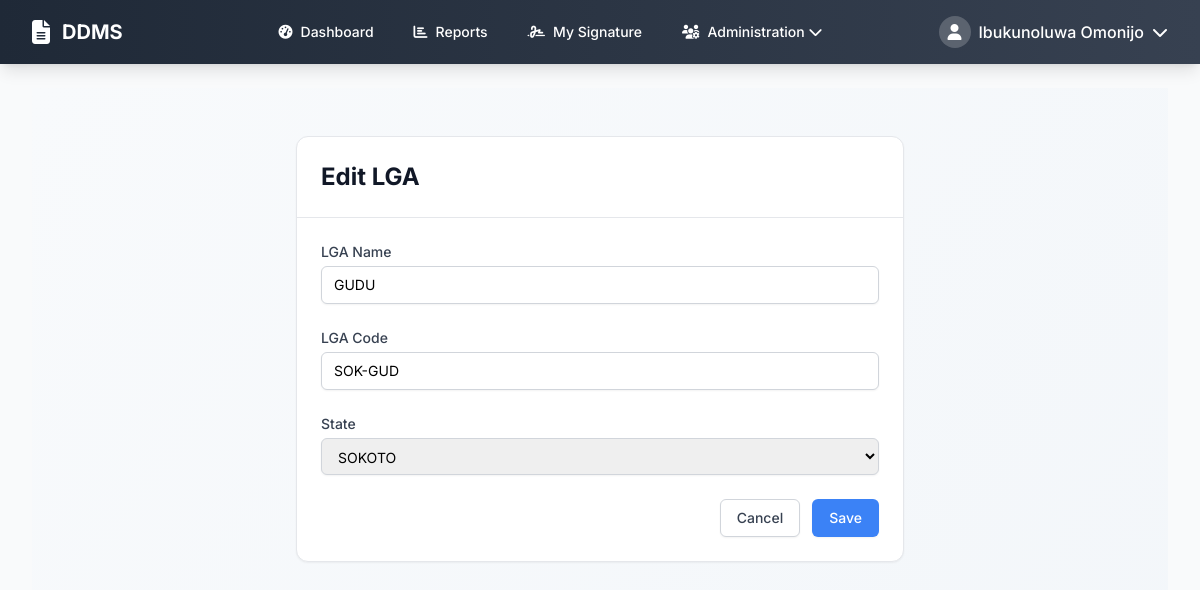
The page /admin/lgas/edit/1 (signed in) on the database its author committed.
### models.py (models this page shows, shortened)
class User(UserMixin, db.Model):
    __tablename__ = 'users'
    id = db.Column(db.Integer, primary_key=True)
    email = db.Column(db.String(120), unique=True, nullable=False)
    username = db.Column(db.String(80), unique=True, nullable=False)
    password_hash = db.Column(db.String(128), nullable=False)
    full_name = db.Column(db.String(200), nullable=False)
    phone = db.Column(db.String(20))
    role = db.Column(db.String(50), nullable=False)  # super_admin, state_admin, algon_focal, dcr_focal
    organization = db.Column(db.String(100))  # ALGON, NPC, etc.
    state_id = db.Column(db.Integer, db.ForeignKey('states.id'))
    lga_id = db.Column(db.Integer, db.ForeignKey('lgas.id'))
    is_active = db.Column(db.Boolean, default=True)
    created_at = db.Column(db.DateTime, default=datetime.utcnow)
    signature_data = db.Column(db.Text)  # Base64 encoded signature
    state = db.relationship('State', backref='users')
    lga = db.relationship('LGA', backref='users')

class LGA(db.Model):
    __tablename__ = 'lgas'
    id = db.Column(db.Integer, primary_key=True)
    name = db.Column(db.String(100), nullable=False)
    code = db.Column(db.String(10), nullable=False)
    state_id = db.Column(db.Integer, db.ForeignKey('states.id'), nullable=False)
    chairman_name = db.Column(db.String(200))
    chairman_phone = db.Column(db.String(20))
    created_at = db.Column(db.DateTime, default=datetime.utcnow)
    wards = db.relationship('Ward', backref='lga', cascade='all, delete-orphan')

class State(db.Model):
    __tablename__ = 'states'
    id = db.Column(db.Integer, primary_key=True)
    name = db.Column(db.String(100), nullable=False, unique=True)
    code = db.Column(db.String(10), nullable=False, unique=True)
    created_at = db.Column(db.DateTime, default=datetime.utcnow)
    lgas = db.relationship('LGA', backref='state', cascade='all, delete-orphan')

### routes_new.py (the view)
        def decorated_function(*args, **kwargs):
            if not current_user.is_authenticated or current_user.role not in roles:
                flash('Access denied. Insufficient permissions.', 'error')
                return redirect(url_for('dashboard'))
            return f(*args, **kwargs)

### routes_new.py (called while the page is built)
def role_required(*roles):
    def decorator(f):
        def decorated_function(*args, **kwargs):
            if not current_user.is_authenticated or current_user.role not in roles:
                flash('Access denied. Insufficient permissions.', 'error')
                return redirect(url_for('dashboard'))
            return f(*args, **kwargs)
        decorated_function.__name__ = f.__name__
        return decorated_function
    return decorator

### templates/admin/lga_form.html (shortened to what this page needs)
{% extends "base.html" %}
{% block content %}
<div class="min-h-screen bg-gradient-to-br from-slate-50 to-slate-100">
    <div class="max-w-2xl mx-auto px-4 sm:px-6 lg:px-8 py-12">
        <div class="bg-white rounded-xl shadow-sm border border-gray-200">
            <div class="p-6 border-b">
                <h1 class="text-2xl font-bold text-gray-900">{{ 'Edit' if lga else 'Add' }} LGA</h1>
            </div>
            <form method="POST" class="p-6 space-y-6">
                <div>
                    <label for="name" class="block text-sm font-medium text-gray-700">LGA Name</label>
                    <input type="text" id="name" name="name" value="{{ lga.name if lga else '' }}" required class="mt-1 block w-full px-3 py-2 border border-gray-300 rounded-md shadow-sm focus:outline-none focus:ring-accent focus:border-accent sm:text-sm">
                </div>
                <div>
                    <label for="code" class="block text-sm font-medium text-gray-700">LGA Code</label>
                    <input type="text" id="code" name="code" value="{{ lga.code if lga else '' }}" required class="mt-1 block w-full px-3 py-2 border border-gray-300 rounded-md shadow-sm focus:outline-none focus:ring-accent focus:border-accent sm:text-sm">
                </div>
                <div>
                    <label for="state_id" class="block text-sm font-medium text-gray-700">State</label>
                    <select id="state_id" name="state_id" required class="mt-1 block w-full px-3 py-2 border border-gray-300 rounded-md shadow-sm focus:outline-none focus:ring-accent focus:border-accent sm:text-sm">
                        {% for state in states %}
                            <option value="{{ state.id }}" {% if lga and lga.state_id == state.id %}selected{% endif %}>{{ state.name }}</option>
                        {% endfor %}
                    </select>
                </div>
                <div class="flex justify-end">
                    <a href="{{ url_for('manage_lgas') }}" class="bg-white py-2 px-4 border border-gray-300 rounded-md shadow-sm text-sm font-medium text-gray-700 hover:bg-gray-50">Cancel</a>
                    <button type="submit" class="ml-3 inline-flex justify-center py-2 px-4 border border-transparent shadow-sm text-sm font-medium rounded-md text-white bg-accent hover:bg-blue-700">Save</button>
                </div>
            </form>
        </div>
    </div>
</div>
{% endblock %}

### templates/base.html (shortened to what this page needs)
<!DOCTYPE html>
<html lang="en">
<head>
    <script src="https://cdn.tailwindcss.com"></script>
    <link href="https://cdnjs.cloudflare.com/ajax/libs/font-awesome/6.4.0/css/all.min.css" rel="stylesheet">
</head>
<body class="bg-gray-50 font-sans">
    {% if current_user.is_authenticated %}
    <nav class="bg-gradient-to-r from-primary to-secondary shadow-lg">
        <div class="max-w-7xl mx-auto px-4 sm:px-6 lg:px-8">
            <div class="flex items-center justify-between h-16">
                <div class="flex items-center">
                    <a href="{{ url_for('dashboard') }}" class="flex items-center text-white hover:text-blue-200 transition-colors duration-200">
                        <i class="fas fa-file-alt text-2xl mr-3"></i>
                        <span class="font-bold text-xl">DDMS</span>
                    </a>
                </div>
                <div class="hidden md:block">
                    <div class="ml-10 flex items-baseline space-x-4">
                        <a href="{{ url_for('dashboard') }}" class="text-white hover:bg-white hover:bg-opacity-20 hover:text-blue-200 px-3 py-2 rounded-md text-sm font-medium transition-all duration-200">
                            <i class="fas fa-tachometer-alt mr-2"></i>Dashboard
                        </a>
                        <a href="{{ url_for('reports_center') }}" class="text-white hover:bg-white hover:bg-opacity-20 hover:text-blue-200 px-3 py-2 rounded-md text-sm font-medium transition-all duration-200">
                            <i class="fas fa-chart-bar mr-2"></i>Reports
                        </a>
                        <a href="{{ url_for('upload_signature_page') }}" class="text-white hover:bg-white hover:bg-opacity-20 hover:text-blue-200 px-3 py-2 rounded-md text-sm font-medium transition-all duration-200">
                            <i class="fas fa-signature mr-2"></i>My Signature
                        </a>
                        {% if current_user.role in ['super_admin', 'state_admin'] %}
                        <div class="relative group">
                            <button class="text-white hover:bg-white hover:bg-opacity-20 hover:text-blue-200 px-3 py-2 rounded-md text-sm font-medium flex items-center transition-all duration-200">
                                <i class="fas fa-users-cog mr-2"></i>Administration
                                <i class="fas fa-chevron-down ml-1"></i>
                            </button>
                        </div>
                        {% endif %}
                    </div>
                </div>
                <div class="relative group">
                    <button class="flex items-center text-white hover:text-blue-200 transition-colors duration-200">
                        <div class="w-8 h-8 bg-white bg-opacity-20 rounded-full flex items-center justify-center mr-2">
                            <i class="fas fa-user"></i>
                        </div>
                        <span class="hidden md:block font-medium">{{ current_user.full_name }}</span>
                        <i class="fas fa-chevron-down ml-2"></i>
                    </button>
                </div>
            </div>
        </div>
    </nav>
    {% endif %}
    <main class="{% if current_user.is_authenticated %}max-w-7xl mx-auto py-6 px-4 sm:px-6 lg:px-8{% else %}min-h-screen flex items-center justify-center px-4{% endif %}">
        {% block content %}{% endblock %}
    </main>
</body>
</html>

### rows shown on the page
User: full_name "Ibukunoluwa Omonijo"
LGA: name "GUDU", code "SOK-GUD", state_id "SOKOTO"

### other values the page prints
{{ 'Edit' if lga else 'Add' }} "Edit"
